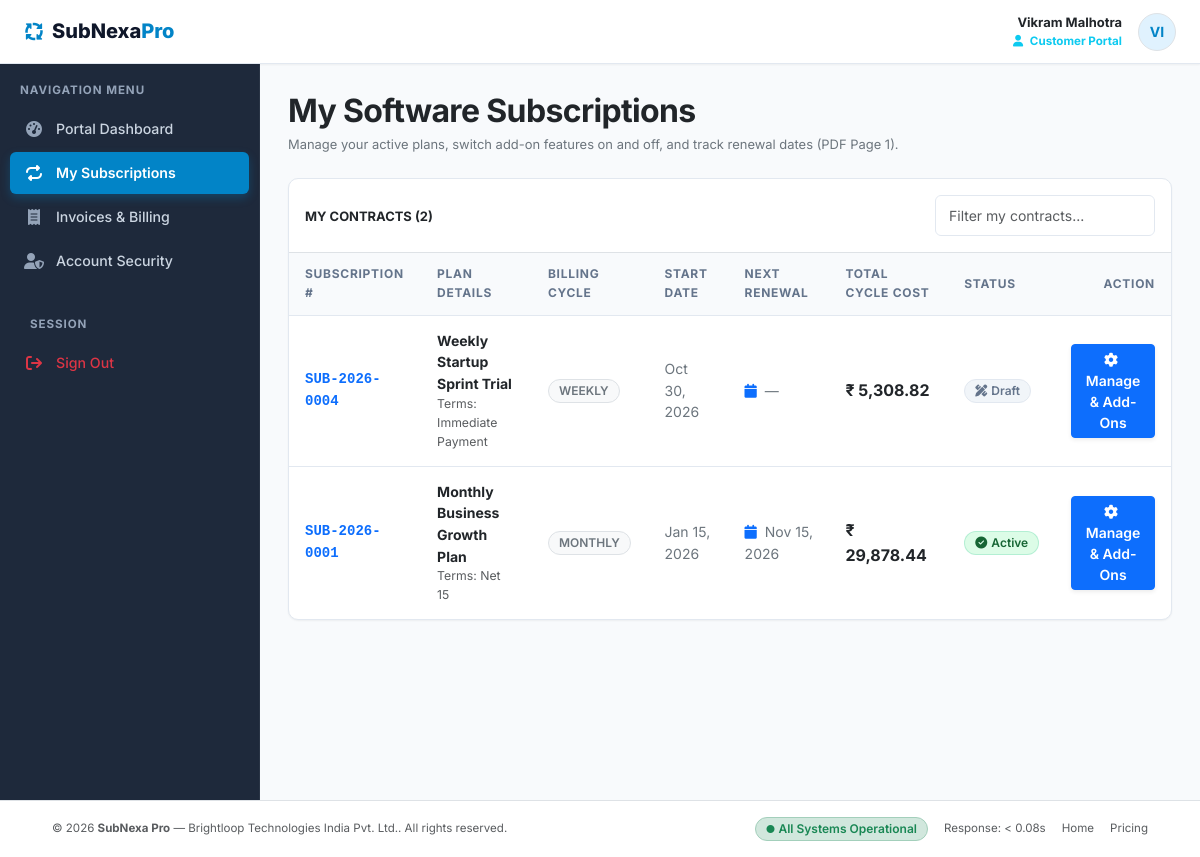
Page /customer/my_subscriptions.php (signed in) on the committed database.
### tables this page shows
CREATE TABLE `subscriptions` (
  `id` INT UNSIGNED AUTO_INCREMENT PRIMARY KEY,
  `subscription_number` VARCHAR(50) NOT NULL UNIQUE,
  `customer_id` INT UNSIGNED NOT NULL,
  `created_by_staff_id` INT UNSIGNED NULL,
  `plan_id` INT UNSIGNED NOT NULL,
  `discount_id` INT UNSIGNED NULL,
  `status` ENUM('draft', 'quotation', 'confirmed', 'active', 'paused', 'closed') NOT NULL DEFAULT 'draft',
  `start_date` DATE NOT NULL,
  `expiry_date` DATE NULL,
  `next_billing_date` DATE NULL,
  `payment_terms` VARCHAR(100) NOT NULL DEFAULT 'Immediate Payment',
  `subtotal` DECIMAL(12,2) NOT NULL DEFAULT 0.00,
  `tax_total` DECIMAL(12,2) NOT NULL DEFAULT 0.00,
  `discount_total` DECIMAL(12,2) NOT NULL DEFAULT 0.00,
  `total_amount` DECIMAL(12,2) NOT NULL DEFAULT 0.00,
  `notes` TEXT NULL,
  `created_at` TIMESTAMP DEFAULT CURRENT_TIMESTAMP,
  `updated_at` TIMESTAMP DEFAULT CURRENT_TIMESTAMP ON UPDATE CURRENT_TIMESTAMP,
  CONSTRAINT `fk_sub_customer` FOREIGN KEY (`customer_id`) REFERENCES `users` (`id`) ON DELETE RESTRICT,
  CONSTRAINT `fk_sub_staff` FOREIGN KEY (`created_by_staff_id`) REFERENCES `users` (`id`) ON DELETE SET NULL,
  CONSTRAINT `fk_sub_plan` FOREIGN KEY (`plan_id`) REFERENCES `plans` (`id`) ON DELETE RESTRICT,
  CONSTRAINT `fk_sub_discount` FOREIGN KEY (`discount_id`) REFERENCES `discount_rules` (`id`) ON DELETE SET NULL,
  INDEX `idx_sub_status` (`status`),
  INDEX `idx_sub_billing_date` (`next_billing_date`),
  INDEX `idx_sub_customer_id` (`customer_id`)
);

CREATE TABLE `plans` (
  `id` INT UNSIGNED AUTO_INCREMENT PRIMARY KEY,
  `name` VARCHAR(150) NOT NULL,
  `code` VARCHAR(50) NOT NULL UNIQUE,
  `billing_frequency` ENUM('daily', 'weekly', 'monthly', 'yearly') NOT NULL DEFAULT 'monthly',
  `cost` DECIMAL(12,2) NOT NULL DEFAULT 0.00,
  `min_quantity` INT UNSIGNED NOT NULL DEFAULT 1,
  `auto_close_on_end` TINYINT(1) NOT NULL DEFAULT 0,
  `can_pause` TINYINT(1) NOT NULL DEFAULT 1,
  `can_renew` TINYINT(1) NOT NULL DEFAULT 1,
  `available_from` DATE NULL,
  `available_to` DATE NULL,
  `is_active` TINYINT(1) NOT NULL DEFAULT 1,
  `description` TEXT NULL,
  `created_at` TIMESTAMP DEFAULT CURRENT_TIMESTAMP,
  INDEX `idx_plan_frequency` (`billing_frequency`),
  INDEX `idx_plan_active` (`is_active`)
);

### config/database.php (called while the page is built, shortened)
<?php
try {
    $conn = new mysqli(DB_HOST, DB_USER, DB_PASS, DB_NAME, DB_PORT);
    $conn->set_charset("utf8mb4");
} catch (mysqli_sql_exception $e) {
    http_response_code(500);
    die('<div style="font-family:sans-serif;padding:30px;background:#FEF2F2;border:1px solid #F87171;border-radius:8px;max-width:600px;margin:50px auto;color:#991B1B;">
        <h3 style="margin-top:0;">Database Connection Error</h3>
        <p>Could not connect to MySQL database <strong>' . htmlspecialchars(DB_NAME) . '</strong> on port ' . DB_PORT . '.</p>
        <p><small>' . htmlspecialchars($e->getMessage()) . '</small></p>
        <p>Please make sure MySQL is running in XAMPP and <code>subnexa_pro</code> database is imported.</p>
    </div>');
}
function db_query($sql, $params = [], $types = "") {
    global $conn;
    $stmt = $conn->prepare($sql);
    if (!empty($params)) {
        $stmt->bind_param($types, ...$params);
    }
    $stmt->execute();
    return $stmt;
}
function db_fetch_all($sql, $params = [], $types = "") {
    $stmt = db_query($sql, $params, $types);
    $result = $stmt->get_result();
    $rows = [];
    if ($result) {
        while ($row = $result->fetch_assoc()) {
            $rows[] = $row;
        }
    }
    return $rows;
}

### customer/my_subscriptions.php (the view, shortened to what this page needs)
<?php
$customer_id = $_SESSION['user_id'];
$subscriptions = db_fetch_all("
    SELECT s.*, p.name as plan_name, p.billing_frequency, p.can_pause
    FROM subscriptions s
    JOIN plans p ON s.plan_id = p.id
    WHERE s.customer_id = ?
    ORDER BY s.id DESC
", [$customer_id], "i");
require_once __DIR__ . '/../includes/header.php';
require_once __DIR__ . '/../includes/navbar.php';
?>
<div class="app-layout">
    <?php require_once __DIR__ . '/../includes/sidebar.php'; ?>
    <main class="app-main">
        <div class="container-fluid p-0">
            <div class="d-flex flex-column flex-md-row md:align-items-center justify-content-between gap-3 mb-4">
                <div>
                    <h2 class="fw-bold text-dark mb-1">My Software Subscriptions</h2>
                    <p class="text-secondary small mb-0">Manage your active plans, switch add-on features on and off, and track renewal dates (PDF Page 1).</p>
                </div>
            </div>
            <div class="card-nordic overflow-hidden">
                <div class="p-3 border-bottom d-flex justify-content-between align-items-center">
                    <span class="fw-bold text-dark small text-uppercase tracking-wider">My Contracts (<?= count($subscriptions); ?>)</span>
                    <input type="text" class="form-control form-control-sm" placeholder="Filter my contracts..." data-table-search="#mySubsTable" style="max-width: 220px;">
                </div>
                <div class="table-responsive">
                    <table class="table-nordic" id="mySubsTable">
                        <thead>
                            <tr>
                                <th>Subscription #</th>
                                <th>Plan Details</th>
                                <th>Billing Cycle</th>
                                <th>Start Date</th>
                                <th>Next Renewal</th>
                                <th>Total Cycle Cost</th>
                                <th>Status</th>
                                <th class="text-end">Action</th>
                            </tr>
                        </thead>
                        <tbody>
                            <?php if (empty($subscriptions)): ?>
                                <tr>
                                    <td colspan="8" class="text-center py-4 text-muted">You have no active subscriptions.</td>
                                </tr>
                            <?php else: ?>
                                <?php foreach ($subscriptions as $s): ?>
                                    <tr>
                                        <td class="font-monospace fw-bold text-primary"><?= htmlspecialchars($s['subscription_number']); ?></td>
                                        <td>
                                            <div class="fw-bold text-dark"><?= htmlspecialchars($s['plan_name']); ?></div>
                                            <div class="text-muted small">Terms: <?= htmlspecialchars($s['payment_terms']); ?></div>
                                        </td>
                                        <td><span class="badge bg-light text-secondary border text-uppercase"><?= htmlspecialchars($s['billing_frequency']); ?></span></td>
                                        <td class="small text-secondary"><?= format_date($s['start_date']); ?></td>
                                        <td class="small text-secondary">
                                            <i class="fa-solid fa-calendar me-1 text-primary"></i> <?= format_date($s['next_billing_date']); ?>
                                        </td>
                                        <td class="fw-bold text-dark fs-6"><?= format_currency($s['total_amount']); ?></td>
                                        <td><?= get_status_badge($s['status']); ?></td>
                                        <td class="text-end">
                                            <a href="<?= BASE_URL; ?>/customer/subscription_details.php?id=<?= $s['id']; ?>" class="btn btn-sm btn-primary py-1 px-2.5 fw-semibold shadow-sm">
                                                <i class="fa-solid fa-gear me-1"></i> Manage & Add-Ons
                                            </a>
                                        </td>
                                    </tr>
                                <?php endforeach; ?>
                            <?php endif; ?>
                        </tbody>
                    </table>
                </div>
            </div>
        </div>
    </main>
</div>
<?php require_once __DIR__ . '/../includes/footer.php'; ?>

### config/functions.php (shortened to what this page needs)
<?php
function format_currency($amount) {
    return APP_CURRENCY . ' ' . number_format((float)$amount, 2);
}
function format_date($date_string, $format = "M d, Y") {
    if (empty($date_string) || $date_string === '0000-00-00') {
        return "—";
    }
    $timestamp = strtotime($date_string);
    return $timestamp ? date($format, $timestamp) : "—";
}
function get_status_badge($status) {
    $status_clean = strtolower(trim((string)$status));
    switch ($status_clean) {
        case 'active':
        case 'paid':
            return '<span class="badge badge-active"><i class="fa-solid fa-circle-check me-1"></i> ' . ucfirst($status_clean) . '</span>';
        case 'draft':
            return '<span class="badge badge-draft"><i class="fa-solid fa-pen-ruler me-1"></i> Draft</span>';
    }
}

### assets/css/style.css (style rules this page uses)
:root { --bg-canvas: #F8FAFC; --bg-surface: #FFFFFF; --text-main: #0F172A; --text-body: #334155; --text-muted: #64748B; --border-light: #E2E8F0; --border-focus: #38BDF8; --navy-dark: #0F172A; --navy-sidebar: #1E293B; --navy-accent: #334155; --primary-color: #0284C7; --primary-hover: #0369A1; --primary-light: #E0F2FE; --primary-text: #0369A1; --success-color: #10B981; --success-light: #DCFCE7; --success-text: #166534; --warning-color: #F59E0B; --warning-light: #FEF3C7; --warning-text: #92400E; --danger-color: #EF4444; --danger-light: #FEE2E2; --danger-text: #991B1B; --info-color: #6366F1; --info-light: #EEF2FF; --info-text: #3730A3; --radius-sm: 6px; --radius-md: 10px; --radius-lg: 16px; --radius-pill: 9999px; --shadow-sm: 0 1px 2px 0 rgba(0, 0, 0, 0.05); --shadow-md: 0 4px 6px -1px rgba(0, 0, 0, 0.07), 0 2px 4px -2px rgba(0, 0, 0, 0.05); --shadow-lg: 0 10px 15px -3px rgba(0, 0, 0, 0.08), 0 4px 6px -4px rgba(0, 0, 0, 0.04); --shadow-hover: 0 12px 20px -3px rgba(2, 132, 199, 0.12); }
body { background-color: var(--bg-canvas); color: var(--text-body); font-family: 'Inter', -apple-system, BlinkMacSystemFont, "Segoe UI", Roboto, sans-serif; font-size: 0.925rem; line-height: 1.55; margin: 0; padding: 0; -webkit-font-smoothing: antialiased; }
h1, h2, h3, h4, h5, h6 { color: var(--text-main); font-weight: 700; letter-spacing: -0.02em; }
a { color: var(--primary-color); text-decoration: none; transition: color 0.15s ease-in-out; }
.app-layout { display: flex; min-height: calc(100vh - 64px); }
.app-main { flex: 1; padding: 28px; max-width: 100%; overflow-x: hidden; }
.card-nordic { background-color: var(--bg-surface); border: 1px solid var(--border-light); border-radius: var(--radius-md); box-shadow: var(--shadow-sm); transition: box-shadow 0.2s ease, transform 0.2s ease; }
.table-nordic { width: 100%; margin-bottom: 0; border-collapse: separate; border-spacing: 0; }
.table-nordic thead th { background-color: var(--bg-canvas); color: var(--text-muted); font-size: 0.75rem; font-weight: 700; text-transform: uppercase; letter-spacing: 0.06em; padding: 12px 16px; border-top: none; border-bottom: 1px solid var(--border-light); }
.table-nordic tbody td { padding: 14px 16px; font-size: 0.875rem; color: var(--text-body); border-bottom: 1px solid var(--border-light); vertical-align: middle; }
.table-nordic tbody tr:last-child td { border-bottom: none; }
.badge { font-weight: 600; font-size: 0.75rem; padding: 5px 10px; border-radius: var(--radius-pill); display: inline-flex; align-items: center; line-height: 1; }
.badge-active { background-color: var(--success-light); color: var(--success-text); border: 1px solid rgba(16, 185, 129, 0.2); }
.badge-draft { background-color: #F1F5F9; color: var(--text-muted); border: 1px solid var(--border-light); }
.form-control, .form-select { border: 1px solid var(--border-light); border-radius: var(--radius-sm); font-size: 0.875rem; padding: 9px 13px; color: var(--text-main); background-color: var(--bg-surface); transition: border-color 0.15s ease, box-shadow 0.15s ease; }

### rows in the picture
subscriptions: subscription_number "SUB-2026-0004", plan.name "Weekly Startup Sprint Trial", payment_terms "Immediate Payment", plan.billing_frequency "WEEKLY", start_date "Oct 30, 2026", next_billing_date "—", total_amount "₹ 5,308.82", status "draft" (drawn)
subscriptions: subscription_number "SUB-2026-0001", plan.name "Monthly Business Growth Plan", payment_terms "Net 15", plan.billing_frequency "MONTHLY", start_date "Jan 15, 2026", next_billing_date "Nov 15, 2026", total_amount "₹ 29,878.44", status "Active"

### other values in the picture
$user['name'] "Vikram Malhotra"
substr($user['name'], 0, 2) "VI"
count($subscriptions) "2"
APP_NAME "SubNexa Pro"
APP_COMPANY "Brightloop Technologies India Pvt. Ltd."
